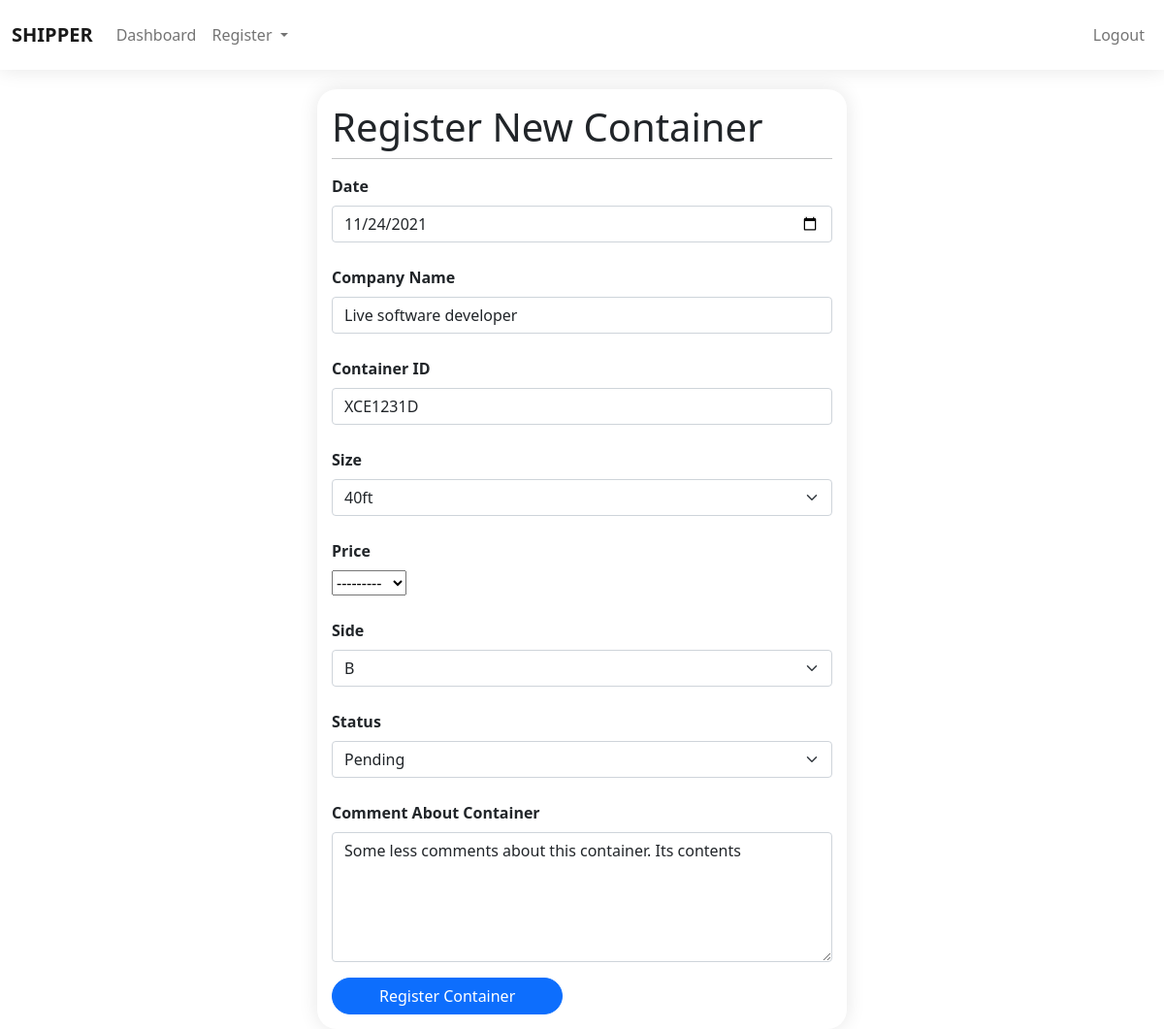
Page /ship/container/edit/1/ (signed in) on the committed database.
### ship/models.py (models this page shows)
class Container(models.Model):
    PRICES = (
        ('$ 112.5', '$ 112.5'),
        ('$ 62', '$ 62'),
    )
    ship = models.ForeignKey(Ship, on_delete=models.SET_NULL, null=True, blank=True)
    date = models.DateField()
    company_name = models.CharField(max_length=200, blank=True, null=True)
    container_id = models.CharField(max_length=200, blank=True, null=True)
    size = models.ForeignKey(ContainerSize, on_delete=models.SET_NULL, null=True, blank=True)
    price = models.CharField(max_length=200, choices=PRICES, blank=True, null=True)
    side = models.ForeignKey(ContainerSide, on_delete=models.SET_NULL, null=True, blank=True)
    status = models.ForeignKey(ContainerStatus, on_delete=models.SET_NULL, null=True, blank=True)
    comment = models.CharField(max_length=200, default='',)
    date_created = models.DateTimeField(auto_now_add=True)

class ContainerSize(models.Model):
    size = models.CharField(max_length=10, blank=True, null=True)
    date_created = models.DateTimeField(auto_now_add=True)
    def __str__(self):
        return self.size

class ContainerSide(models.Model):
    side = models.CharField(max_length=10, blank=True, null=True)
    date_created = models.DateTimeField(auto_now_add=True)
    def __str__(self):
        return self.side

class ContainerStatus(models.Model):
    COLORS = (
        ('warning', 'warning'),
        ('danger', 'danger'),
        ('success', 'success'),
        ('primary', 'primary'),
        ('secondary', 'secondary'),
        ('info', 'info')
    )
    status = models.CharField(max_length=10, blank=True, null=True)
    status_color = models.CharField(max_length=10, choices=COLORS, blank=True, null=True)
    date_created = models.DateTimeField(auto_now_add=True)
    def __str__(self):
        return self.status

### ship/views.py (the view)
# urls.py: path('container/edit/<str:container_id>/', editcontainer, name='editcontainer'),
@login_required(login_url='login')
def editcontainer(request, container_id):
    container = Container.objects.get(id=1)
    initial = {'company_name': container.company_name, 'date': container.date,
               'container_id': container.container_id, 'size': container.size,
               'side': container.side, 'status': container.status, 'comment': container.comment}
    containerform = CreateContainerForm(initial=initial)
    context = {
        'page': 'cont-reg',
        'containerform': containerform
    }
    return render(request, template_name='admin_/shipment/editcontainer.html', context=context)

### templates/admin_/shipment/editcontainer.html (shortened to what this page needs)
{% extends './../components/base.html' %}
{% load static %}
{% block content %}
  <div class="container">
    <div class="row">
      <div class="col-md-6 offset-md-3">
        <div class="form-holder">
          <h1>Register New Container</h1>
          <hr class="dropdown-divider">
          <form method="POST">
            {% for field in containerform %}
                <div class="mb-3">
                    <label for="{{ field.id_for_label }}" class="my-2"><strong>{{field.label}}</strong></label>
                    {{field}}
                </div>
            {% endfor %}
            <button type="submit" class="btn btn-primary rounded-pill px-5">Register Container</button>
          </form>
        </div>
      </div>
    </div>
  </div>
{% endblock content %}

### static/css/style.css (style rules this page uses)
.form-holder, .common-card { border-radius: 20px; background: #fff; padding: 15px; box-shadow: 0px 0px 20px rgba(0, 0, 0, 0.1); margin-top: 20px; }

### rows in the picture
Container: containerform "11/24/2021" "Live software developer" "XCE1231D" "---------" "Some less comments about this container. Its contents"
ContainerSize: containerform "40ft"
ContainerSide: containerform "B"
ContainerStatus: containerform "Pending"

### other values in the picture
{{ field.label }} "Date" "Company Name" "Container ID" "Size" "Price" "Side" "Status" "Comment About Container"
